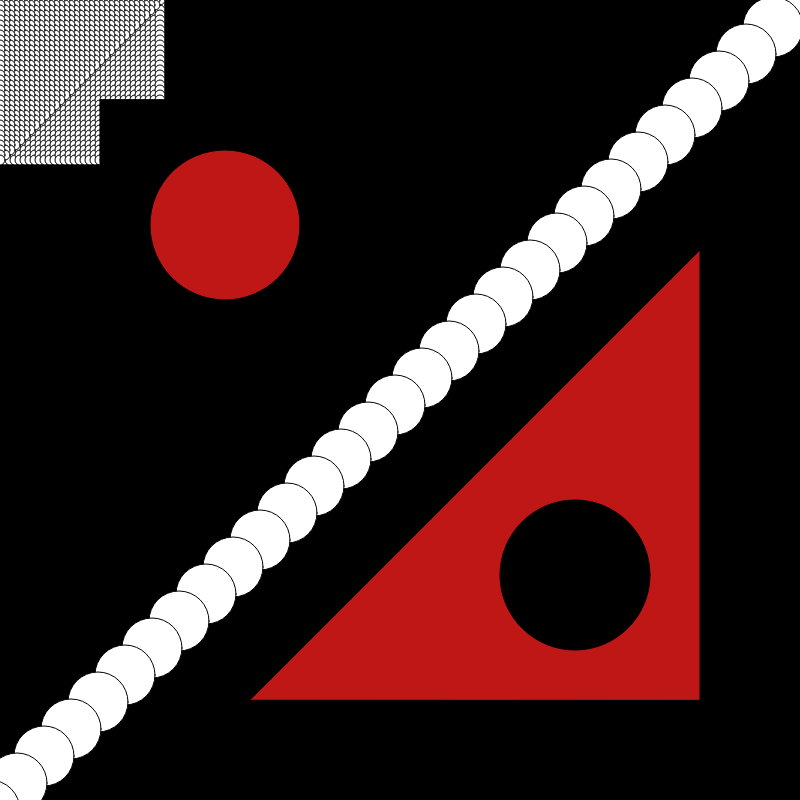
Frame 1 (no input)
Frame 60 (no input): identical to frame 1, image omitted
Frame 120 (the mouse pressed at the canvas centre since frame 60): identical to frame 1, image omitted

The p5.js sketch that drew this single still picture (run headless with seeded random() and noise() and a simulated clock; from frame 60 on, the mouse is pressed at the canvas centre):

// p5.js sketch
// ── sketch.js
function setup() {
    createCanvas(800, 800);
}

function draw() {
    background(0);
    colorMode(RGB, 255, 255, 255, 1);



    for(var x = 0; x <= 32; x++) {
        for(var y = 0; y <= 32; y++) {
            circle(x*5, y*5, 10);
            
        }
    }



    var tempj = 32;
    for(var i = 32; i >= 0; i--){
        for(var j = 0; j <= 32-tempj; j++){

            circle(i*5, j*5, 10);

        }
        tempj--;
    }

    for(var a = 0; a <= 32; a++){

        circle(800-a*27, a*27, 60);

    }

    fill(0,0,0);
    triangle(100, 100, 100, 550, 550, 100);

    fill(255,30,30, 0.75);
    triangle(700, 700, 700, 250, 250, 700);

    fill(255,30,30, 0.75);
    circle(225, 225, 150);

    fill(0,0,0);
    circle(575, 575, 150);

    fill(255,255,255);




}
